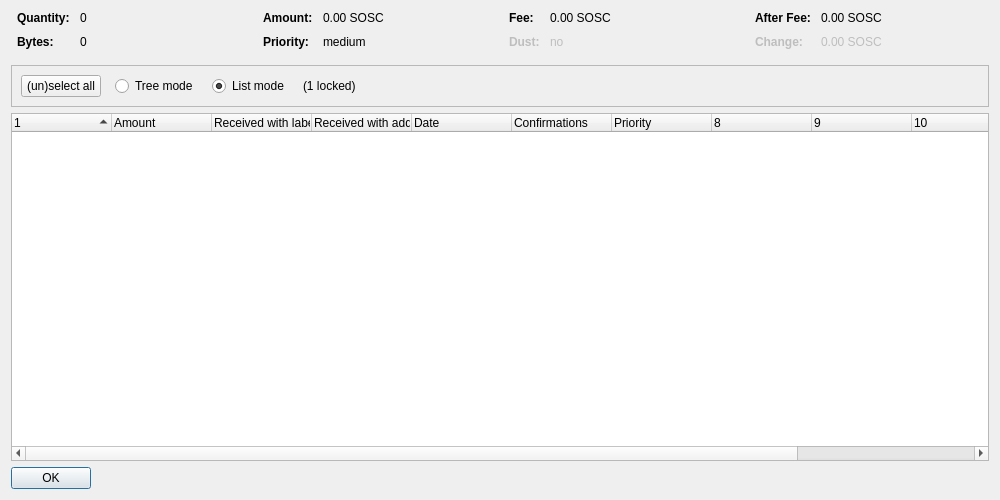
<?xml version="1.0" encoding="UTF-8"?>
<ui version="4.0">
 <class>CoinControlDialog</class>
 <widget class="QDialog" name="CoinControlDialog">
  <property name="geometry">
   <rect>
    <x>0</x>
    <y>0</y>
    <width>1000</width>
    <height>500</height>
   </rect>
  </property>
  <property name="windowTitle">
   <string>Coin Selection</string>
  </property>
  <layout class="QVBoxLayout" name="verticalLayout">
   <item>
    <layout class="QHBoxLayout" name="horizontalLayoutTop" stretch="0,0,0,0">
     <property name="topMargin">
      <number>0</number>
     </property>
     <property name="bottomMargin">
      <number>10</number>
     </property>
     <item>
      <layout class="QFormLayout" name="formLayoutCoinControl1">
       <property name="horizontalSpacing">
        <number>10</number>
       </property>
       <property name="verticalSpacing">
        <number>10</number>
       </property>
       <property name="leftMargin">
        <number>6</number>
       </property>
       <property name="rightMargin">
        <number>6</number>
       </property>
       <item row="0" column="0">
        <widget class="QLabel" name="labelCoinControlQuantityText">
         <property name="font">
          <font>
           <weight>75</weight>
           <bold>true</bold>
          </font>
         </property>
         <property name="text">
          <string>Quantity:</string>
         </property>
        </widget>
       </item>
       <item row="0" column="1">
        <widget class="QLabel" name="labelCoinControlQuantity">
         <property name="cursor">
          <cursorShape>IBeamCursor</cursorShape>
         </property>
         <property name="contextMenuPolicy">
          <enum>Qt::ActionsContextMenu</enum>
         </property>
         <property name="text">
          <string notr="true">0</string>
         </property>
         <property name="textInteractionFlags">
          <set>Qt::LinksAccessibleByMouse|Qt::TextSelectableByKeyboard|Qt::TextSelectableByMouse</set>
         </property>
        </widget>
       </item>
       <item row="1" column="0">
        <widget class="QLabel" name="labelCoinControlBytesText">
         <property name="font">
          <font>
           <weight>75</weight>
           <bold>true</bold>
          </font>
         </property>
         <property name="text">
          <string>Bytes:</string>
         </property>
        </widget>
       </item>
       <item row="1" column="1">
        <widget class="QLabel" name="labelCoinControlBytes">
         <property name="cursor">
          <cursorShape>IBeamCursor</cursorShape>
         </property>
         <property name="contextMenuPolicy">
          <enum>Qt::ActionsContextMenu</enum>
         </property>
         <property name="text">
          <string notr="true">0</string>
         </property>
         <property name="textInteractionFlags">
          <set>Qt::LinksAccessibleByMouse|Qt::TextSelectableByKeyboard|Qt::TextSelectableByMouse</set>
         </property>
        </widget>
       </item>
      </layout>
     </item>
     <item>
      <layout class="QFormLayout" name="formLayoutCoinControl2">
       <property name="horizontalSpacing">
        <number>10</number>
       </property>
       <property name="verticalSpacing">
        <number>10</number>
       </property>
       <property name="leftMargin">
        <number>6</number>
       </property>
       <property name="rightMargin">
        <number>6</number>
       </property>
       <item row="0" column="0">
        <widget class="QLabel" name="labelCoinControlAmountText">
         <property name="font">
          <font>
           <weight>75</weight>
           <bold>true</bold>
          </font>
         </property>
         <property name="text">
          <string>Amount:</string>
         </property>
        </widget>
       </item>
       <item row="0" column="1">
        <widget class="QLabel" name="labelCoinControlAmount">
         <property name="cursor">
          <cursorShape>IBeamCursor</cursorShape>
         </property>
         <property name="contextMenuPolicy">
          <enum>Qt::ActionsContextMenu</enum>
         </property>
         <property name="text">
          <string notr="true">0.00 SOSC</string>
         </property>
         <property name="textInteractionFlags">
          <set>Qt::LinksAccessibleByMouse|Qt::TextSelectableByKeyboard|Qt::TextSelectableByMouse</set>
         </property>
        </widget>
       </item>
       <item row="1" column="0">
        <widget class="QLabel" name="labelCoinControlPriorityText">
         <property name="font">
          <font>
           <weight>75</weight>
           <bold>true</bold>
          </font>
         </property>
         <property name="text">
          <string>Priority:</string>
         </property>
        </widget>
       </item>
       <item row="1" column="1">
        <widget class="QLabel" name="labelCoinControlPriority">
         <property name="cursor">
          <cursorShape>IBeamCursor</cursorShape>
         </property>
         <property name="contextMenuPolicy">
          <enum>Qt::ActionsContextMenu</enum>
         </property>
         <property name="text">
          <string notr="true">medium</string>
         </property>
         <property name="textInteractionFlags">
          <set>Qt::LinksAccessibleByMouse|Qt::TextSelectableByKeyboard|Qt::TextSelectableByMouse</set>
         </property>
        </widget>
       </item>
      </layout>
     </item>
     <item>
      <layout class="QFormLayout" name="formLayoutCoinControl3">
       <property name="horizontalSpacing">
        <number>10</number>
       </property>
       <property name="verticalSpacing">
        <number>10</number>
       </property>
       <property name="leftMargin">
        <number>6</number>
       </property>
       <property name="rightMargin">
        <number>6</number>
       </property>
       <item row="0" column="0">
        <widget class="QLabel" name="labelCoinControlFeeText">
         <property name="font">
          <font>
           <weight>75</weight>
           <bold>true</bold>
          </font>
         </property>
         <property name="text">
          <string>Fee:</string>
         </property>
        </widget>
       </item>
       <item row="0" column="1">
        <widget class="QLabel" name="labelCoinControlFee">
         <property name="cursor">
          <cursorShape>IBeamCursor</cursorShape>
         </property>
         <property name="contextMenuPolicy">
          <enum>Qt::ActionsContextMenu</enum>
         </property>
         <property name="text">
          <string notr="true">0.00 SOSC</string>
         </property>
         <property name="textInteractionFlags">
          <set>Qt::LinksAccessibleByMouse|Qt::TextSelectableByKeyboard|Qt::TextSelectableByMouse</set>
         </property>
        </widget>
       </item>
       <item row="1" column="0">
        <widget class="QLabel" name="labelCoinControlLowOutputText">
         <property name="enabled">
          <bool>false</bool>
         </property>
         <property name="font">
          <font>
           <weight>75</weight>
           <bold>true</bold>
          </font>
         </property>
         <property name="text">
          <string>Dust:</string>
         </property>
        </widget>
       </item>
       <item row="1" column="1">
        <widget class="QLabel" name="labelCoinControlLowOutput">
         <property name="enabled">
          <bool>false</bool>
         </property>
         <property name="cursor">
          <cursorShape>IBeamCursor</cursorShape>
         </property>
         <property name="contextMenuPolicy">
          <enum>Qt::ActionsContextMenu</enum>
         </property>
         <property name="text">
          <string notr="true">no</string>
         </property>
         <property name="textInteractionFlags">
          <set>Qt::LinksAccessibleByMouse|Qt::TextSelectableByKeyboard|Qt::TextSelectableByMouse</set>
         </property>
        </widget>
       </item>
      </layout>
     </item>
     <item>
      <layout class="QFormLayout" name="formLayoutCoinControl4">
       <property name="horizontalSpacing">
        <number>10</number>
       </property>
       <property name="verticalSpacing">
        <number>10</number>
       </property>
       <property name="leftMargin">
        <number>6</number>
       </property>
       <property name="rightMargin">
        <number>6</number>
       </property>
       <item row="0" column="0">
        <widget class="QLabel" name="labelCoinControlAfterFeeText">
         <property name="font">
          <font>
           <weight>75</weight>
           <bold>true</bold>
          </font>
         </property>
         <property name="text">
          <string>After Fee:</string>
         </property>
        </widget>
       </item>
       <item row="0" column="1">
        <widget class="QLabel" name="labelCoinControlAfterFee">
         <property name="cursor">
          <cursorShape>IBeamCursor</cursorShape>
         </property>
         <property name="contextMenuPolicy">
          <enum>Qt::ActionsContextMenu</enum>
         </property>
         <property name="text">
          <string notr="true">0.00 SOSC</string>
         </property>
         <property name="textInteractionFlags">
          <set>Qt::LinksAccessibleByMouse|Qt::TextSelectableByKeyboard|Qt::TextSelectableByMouse</set>
         </property>
        </widget>
       </item>
       <item row="1" column="0">
        <widget class="QLabel" name="labelCoinControlChangeText">
         <property name="enabled">
          <bool>false</bool>
         </property>
         <property name="font">
          <font>
           <weight>75</weight>
           <bold>true</bold>
          </font>
         </property>
         <property name="text">
          <string>Change:</string>
         </property>
        </widget>
       </item>
       <item row="1" column="1">
        <widget class="QLabel" name="labelCoinControlChange">
         <property name="enabled">
          <bool>false</bool>
         </property>
         <property name="cursor">
          <cursorShape>IBeamCursor</cursorShape>
         </property>
         <property name="contextMenuPolicy">
          <enum>Qt::ActionsContextMenu</enum>
         </property>
         <property name="text">
          <string notr="true">0.00 SOSC</string>
         </property>
         <property name="textInteractionFlags">
          <set>Qt::LinksAccessibleByMouse|Qt::TextSelectableByKeyboard|Qt::TextSelectableByMouse</set>
         </property>
        </widget>
       </item>
      </layout>
     </item>
    </layout>
   </item>
   <item>
    <widget class="QFrame" name="frame">
     <property name="minimumSize">
      <size>
       <width>0</width>
       <height>40</height>
      </size>
     </property>
     <property name="frameShape">
      <enum>QFrame::StyledPanel</enum>
     </property>
     <property name="frameShadow">
      <enum>QFrame::Sunken</enum>
     </property>
     <layout class="QHBoxLayout" name="horizontalLayout">
      <item>
       <layout class="QHBoxLayout" name="horizontalLayoutPanel" stretch="0,0,0,0,0">
        <property name="spacing">
         <number>14</number>
        </property>
        <item>
         <widget class="QPushButton" name="pushButtonSelectAll">
          <property name="sizePolicy">
           <sizepolicy hsizetype="Maximum" vsizetype="Fixed">
            <horstretch>0</horstretch>
            <verstretch>0</verstretch>
           </sizepolicy>
          </property>
          <property name="text">
           <string>(un)select all</string>
          </property>
          <property name="autoDefault">
           <bool>false</bool>
          </property>
         </widget>
        </item>
        <item>
         <widget class="QRadioButton" name="radioTreeMode">
          <property name="sizePolicy">
           <sizepolicy hsizetype="Maximum" vsizetype="Fixed">
            <horstretch>0</horstretch>
            <verstretch>0</verstretch>
           </sizepolicy>
          </property>
          <property name="text">
           <string>Tree mode</string>
          </property>
         </widget>
        </item>
        <item>
         <widget class="QRadioButton" name="radioListMode">
          <property name="sizePolicy">
           <sizepolicy hsizetype="Maximum" vsizetype="Fixed">
            <horstretch>0</horstretch>
            <verstretch>0</verstretch>
           </sizepolicy>
          </property>
          <property name="text">
           <string>List mode</string>
          </property>
          <property name="checked">
           <bool>true</bool>
          </property>
         </widget>
        </item>
        <item>
         <widget class="QLabel" name="labelLocked">
          <property name="text">
           <string notr="true">(1 locked)</string>
          </property>
         </widget>
        </item>
        <item>
         <spacer name="horizontalSpacer">
          <property name="orientation">
           <enum>Qt::Horizontal</enum>
          </property>
          <property name="sizeHint" stdset="0">
           <size>
            <width>40</width>
            <height>20</height>
           </size>
          </property>
         </spacer>
        </item>
       </layout>
      </item>
     </layout>
    </widget>
   </item>
   <item>
    <widget class="CoinControlTreeWidget" name="treeWidget">
     <property name="contextMenuPolicy">
      <enum>Qt::CustomContextMenu</enum>
     </property>
     <property name="sortingEnabled">
      <bool>false</bool>
     </property>
     <property name="columnCount">
      <number>12</number>
     </property>
     <attribute name="headerShowSortIndicator" stdset="0">
      <bool>true</bool>
     </attribute>
     <attribute name="headerStretchLastSection">
      <bool>false</bool>
     </attribute>
     <column>
      <property name="text">
       <string/>
      </property>
     </column>
     <column>
      <property name="text">
       <string>Amount</string>
      </property>
     </column>
     <column>
      <property name="text">
       <string>Received with label</string>
      </property>
     </column>
     <column>
      <property name="text">
       <string>Received with address</string>
      </property>
     </column>
     <column>
      <property name="text">
       <string>Date</string>
      </property>
     </column>
     <column>
      <property name="text">
       <string>Confirmations</string>
      </property>
      <property name="toolTip">
       <string>Confirmed</string>
      </property>
     </column>
     <column>
      <property name="text">
       <string>Priority</string>
      </property>
     </column>
     <column>
      <property name="text">
       <string/>
      </property>
     </column>
     <column>
      <property name="text">
       <string/>
      </property>
     </column>
     <column>
      <property name="text">
       <string/>
      </property>
     </column>
     <column>
      <property name="text">
       <string/>
      </property>
     </column>
     <column>
      <property name="text">
       <string/>
      </property>
     </column>
    </widget>
   </item>
   <item>
    <widget class="QDialogButtonBox" name="buttonBox">
     <property name="sizePolicy">
      <sizepolicy hsizetype="Maximum" vsizetype="Fixed">
       <horstretch>0</horstretch>
       <verstretch>0</verstretch>
      </sizepolicy>
     </property>
     <property name="orientation">
      <enum>Qt::Horizontal</enum>
     </property>
     <property name="standardButtons">
      <set>QDialogButtonBox::Ok</set>
     </property>
    </widget>
   </item>
  </layout>
 </widget>
 <customwidgets>
  <customwidget>
   <class>CoinControlTreeWidget</class>
   <extends>QTreeWidget</extends>
   <header>coincontroltreewidget.h</header>
  </customwidget>
 </customwidgets>
 <resources/>
 <connections/>
</ui>
